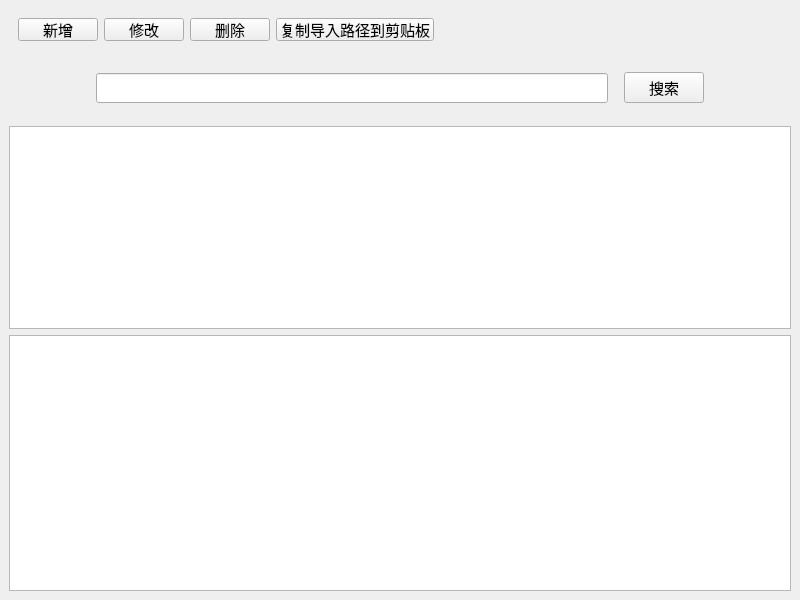
<?xml version="1.0" encoding="UTF-8"?>
<ui version="4.0">
 <class>MainWindow</class>
 <widget class="QMainWindow" name="MainWindow">
  <property name="geometry">
   <rect>
    <x>0</x>
    <y>0</y>
    <width>800</width>
    <height>600</height>
   </rect>
  </property>
  <property name="font">
   <font>
    <family>新宋体</family>
    <pointsize>11</pointsize>
   </font>
  </property>
  <property name="windowTitle">
   <string>Go 包搜素</string>
  </property>
  <widget class="QWidget" name="centralwidget">
   <layout class="QVBoxLayout" name="verticalLayout">
    <item>
     <widget class="QWidget" name="widget" native="true">
      <property name="minimumSize">
       <size>
        <width>0</width>
        <height>41</height>
       </size>
      </property>
      <property name="maximumSize">
       <size>
        <width>16777215</width>
        <height>41</height>
       </size>
      </property>
      <layout class="QHBoxLayout" name="horizontalLayout">
       <item>
        <widget class="QPushButton" name="btnAdd">
         <property name="text">
          <string>新增</string>
         </property>
        </widget>
       </item>
       <item>
        <widget class="QPushButton" name="btnEdit">
         <property name="text">
          <string>修改</string>
         </property>
        </widget>
       </item>
       <item>
        <widget class="QPushButton" name="btnDelete">
         <property name="text">
          <string>删除</string>
         </property>
        </widget>
       </item>
       <item>
        <widget class="QPushButton" name="btnCopy">
         <property name="text">
          <string>复制导入路径到剪贴板</string>
         </property>
        </widget>
       </item>
       <item>
        <spacer name="horizontalSpacer">
         <property name="orientation">
          <enum>Qt::Horizontal</enum>
         </property>
         <property name="sizeHint" stdset="0">
          <size>
           <width>503</width>
           <height>20</height>
          </size>
         </property>
        </spacer>
       </item>
      </layout>
     </widget>
    </item>
    <item>
     <widget class="QWidget" name="widget_2" native="true">
      <property name="minimumSize">
       <size>
        <width>0</width>
        <height>64</height>
       </size>
      </property>
      <property name="maximumSize">
       <size>
        <width>16777215</width>
        <height>64</height>
       </size>
      </property>
      <layout class="QHBoxLayout" name="horizontalLayout_2">
       <property name="spacing">
        <number>16</number>
       </property>
       <item>
        <spacer name="horizontalSpacer_2">
         <property name="orientation">
          <enum>Qt::Horizontal</enum>
         </property>
         <property name="sizeHint" stdset="0">
          <size>
           <width>219</width>
           <height>20</height>
          </size>
         </property>
        </spacer>
       </item>
       <item>
        <widget class="QLineEdit" name="edtSearch">
         <property name="minimumSize">
          <size>
           <width>512</width>
           <height>0</height>
          </size>
         </property>
        </widget>
       </item>
       <item>
        <widget class="QPushButton" name="btnSearch">
         <property name="text">
          <string>搜索</string>
         </property>
        </widget>
       </item>
       <item>
        <spacer name="horizontalSpacer_3">
         <property name="orientation">
          <enum>Qt::Horizontal</enum>
         </property>
         <property name="sizeHint" stdset="0">
          <size>
           <width>219</width>
           <height>20</height>
          </size>
         </property>
        </spacer>
       </item>
      </layout>
     </widget>
    </item>
    <item>
     <widget class="QTableView" name="lvData">
      <property name="editTriggers">
       <set>QAbstractItemView::NoEditTriggers</set>
      </property>
      <property name="alternatingRowColors">
       <bool>true</bool>
      </property>
      <property name="selectionMode">
       <enum>QAbstractItemView::SingleSelection</enum>
      </property>
      <property name="selectionBehavior">
       <enum>QAbstractItemView::SelectRows</enum>
      </property>
      <property name="sortingEnabled">
       <bool>true</bool>
      </property>
      <attribute name="horizontalHeaderCascadingSectionResizes">
       <bool>true</bool>
      </attribute>
      <attribute name="horizontalHeaderStretchLastSection">
       <bool>true</bool>
      </attribute>
      <attribute name="verticalHeaderShowSortIndicator" stdset="0">
       <bool>false</bool>
      </attribute>
     </widget>
    </item>
    <item>
     <widget class="QTextEdit" name="textEdit">
      <property name="minimumSize">
       <size>
        <width>0</width>
        <height>256</height>
       </size>
      </property>
      <property name="maximumSize">
       <size>
        <width>16777215</width>
        <height>256</height>
       </size>
      </property>
     </widget>
    </item>
   </layout>
  </widget>
 </widget>
 <resources/>
 <connections/>
</ui>
